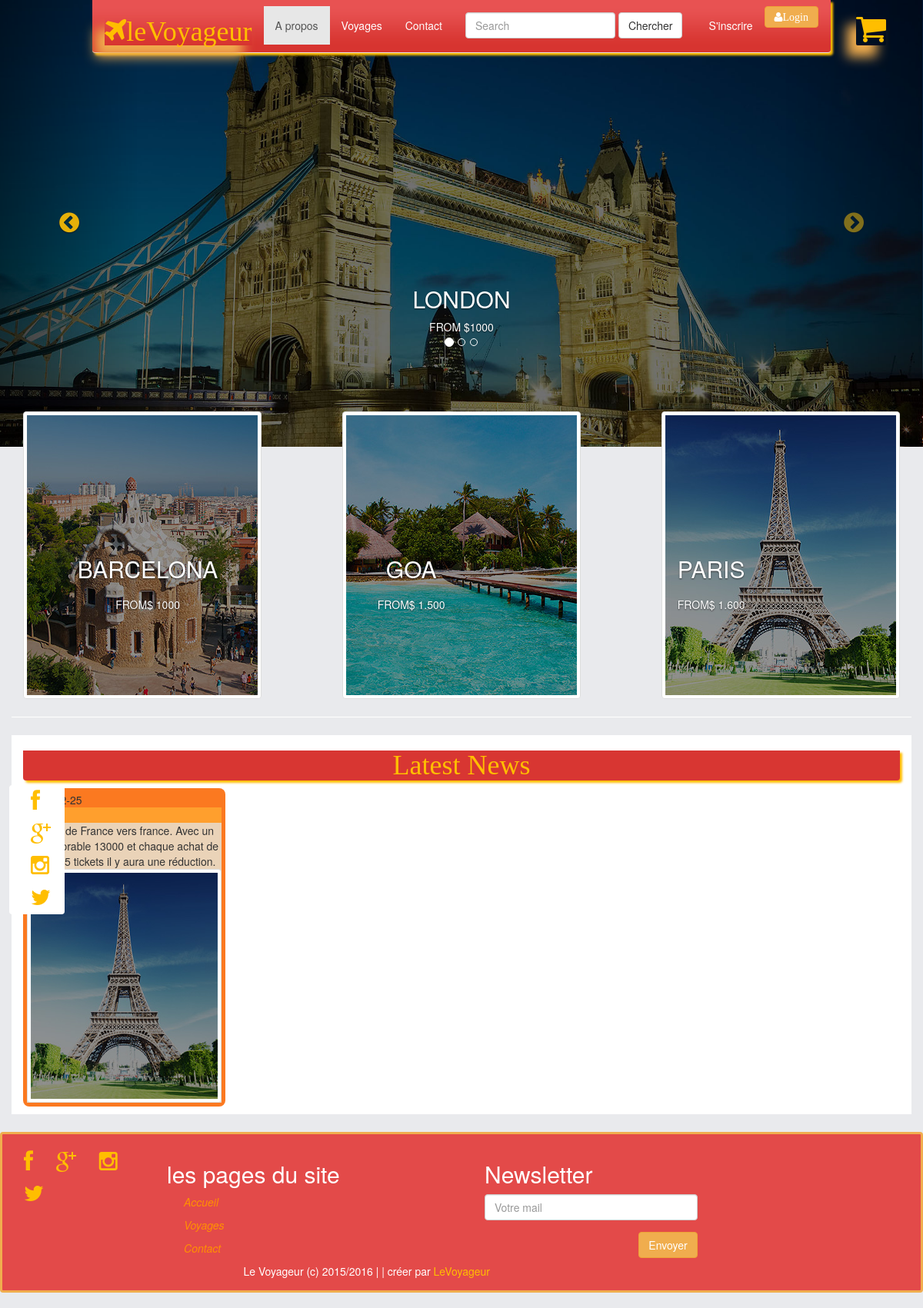
The page /levoyageurvBootstrap/index.php on the database its author committed.
### tables this page shows
CREATE TABLE IF NOT EXISTS `voyage` (
  `id_voy` int(11) NOT NULL AUTO_INCREMENT,
  `pays` varchar(30) NOT NULL,
  `image` varchar(100) NOT NULL,
  `ville_d` varchar(30) NOT NULL,
  `ville_a` varchar(30) NOT NULL,
  `date_d` date NOT NULL,
  `date_a` date NOT NULL,
  `prix` double NOT NULL,
  `disponible` int(11) NOT NULL,
  PRIMARY KEY (`id_voy`)
);

### levoyageurvBootstrap/front/news.php (the view, shortened to what this page needs)
<section class="row">
			<div class=" col-lg-12 col-md-12 col-xs-12 col-sm-12 text-center">
				<h1 class="head1">Latest News</h1>
			</div>
<?php
include_once("php/connect-db.php");
?>
<?php
$today = date('Y-m-d');
$results = $mysqli->query("SELECT id_voy,disponible, pays, date_d, image, prix ,ville_a, ville_d FROM voyage  WHERE  date_d >= '".$today."' ORDER BY prix");
if($results){
$products_item = '';
$retourChario=0;
while($obj = $results->fetch_object() )
{
	if ($retourChario<4){
$products_item .= <<<EOT
			<div class="col-lg-3 col-md-3 col-xs-12 col-sm-6  " >
				<div class="art-block" >
					<time datetime="{$obj->date_d}">{$obj->date_d}</span></time>
					<div style="
					background-color: #EAD3B8;
					">
					<div class="" style="
					background-color: #FF9F2D;
					"><a href="#">{$obj->pays}</a></div>
					Voyage de {$obj->ville_d} vers {$obj->ville_a}. Avec un prix favorable {$obj->prix} et chaque achat de plus de 5 tickets il y aura une réduction.
					<img class=" img-responsive img-thumbnail" src="images/{$obj->image}" alt="">
				</div>
			</div>
		</div>
EOT;
$retourChario=$retourChario+1;
}
}
$products_item .= '';
echo $products_item;
}
?>
</section>

### rows shown on the page
voyage: ville_d "France", ville_a "france", prix "13000", image (picture)
